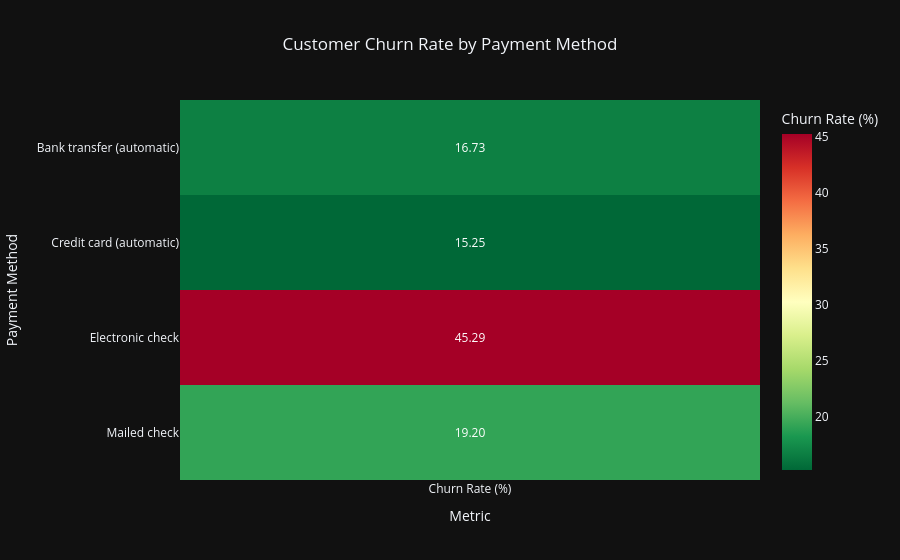

The notebook cell this image was saved under:
### Markdown cell above
<h3>Payment method vs. churn:</h3>

### Code cell
payment_churn = pd.crosstab(
    df["PaymentMethod"],
    df["Churn"],
    normalize="index"
).mul(100)

payment_churn = payment_churn[["Yes"]].rename(
    columns={"Yes": "Churn Rate (%)"}
)

print("Churn Rate by Payment Method:")
display(payment_churn.round(2))

fig = px.imshow(
    payment_churn,
    text_auto=".2f",
    aspect="auto",
    color_continuous_scale="RdYlGn_r",
    title="Customer Churn Rate by Payment Method",
    labels={
        "x": "Customer Churn Metric",
        "y": "Payment Method",
        "color": "Churn Rate (%)"
    },
    template="plotly_dark"
)

fig.update_traces(
    hovertemplate=(
        "Payment Method: %{y}<br>"
        "Churn Rate: %{z:.2f}%<extra></extra>"
    )
)

fig.update_layout(
    title_x=0.5,
    xaxis_title="Metric",
    yaxis_title="Payment Method"
)

fig.show()

### Figure 1 — Plotly figure (JSON) as saved in the notebook; plotly's stock layout.template omitted (floating-point values rounded to 4 significant figures)
{"data": [{"coloraxis": "coloraxis", "hovertemplate": "Payment Method: %{y}<br>Churn Rate: %{z:.2f}%<extra></extra>", "name": "0", "texttemplate": "%{z:.2f}", "type": "heatmap", "x": ["Churn Rate (%)"], "xaxis": "x", "y": ["Bank transfer (automatic)", "Credit card (automatic)", "Electronic check", "Mailed check"], "yaxis": "y", "z": [[16.73], [15.25], [45.29], [19.2]]}], "layout": {"coloraxis": {"autocolorscale": false, "colorbar": {"title": {"text": "Churn Rate (%)"}}, "colorscale": [[0, "rgb(0,104,55)"], [0.1, "rgb(26,152,80)"], [0.2, "rgb(102,189,99)"], [0.3, "rgb(166,217,106)"], [0.4, "rgb(217,239,139)"], [0.5, "rgb(255,255,191)"], [0.6, "rgb(254,224,139)"], [0.7, "rgb(253,174,97)"], [0.8, "rgb(244,109,67)"], [0.9, "rgb(215,48,39)"], [1, "rgb(165,0,38)"]]}, "title": {"text": "Customer Churn Rate by Payment Method", "x": 0.5}, "xaxis": {"anchor": "y", "domain": [0, 1], "title": {"text": "Metric"}}, "yaxis": {"anchor": "x", "autorange": "reversed", "domain": [0, 1], "title": {"text": "Payment Method"}}}}
